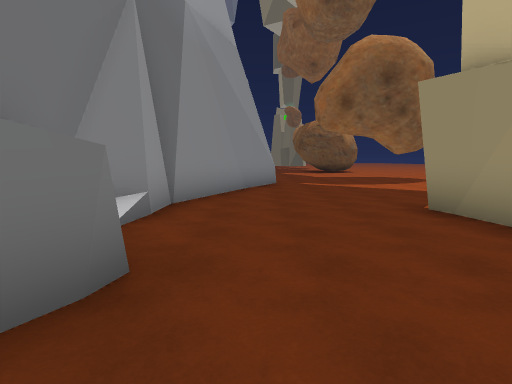
[1] (above)

21 first-person views from a walk through a Unity game level. The camera is 1.5 m above the floor, tilts 6° down and sees 80° across. The floor is counted in squares, 2 m on a side. Each view is taken from the middle of a square. On the plan, view 1 faces up. The plan holds only what a view shows up to about 10 squares ahead; the rest is blank. The place goes on beyond the plan.

[2]
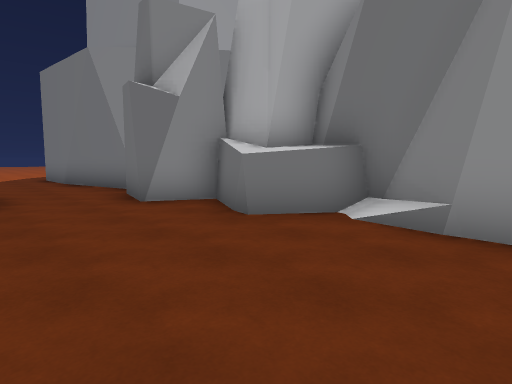

[3]
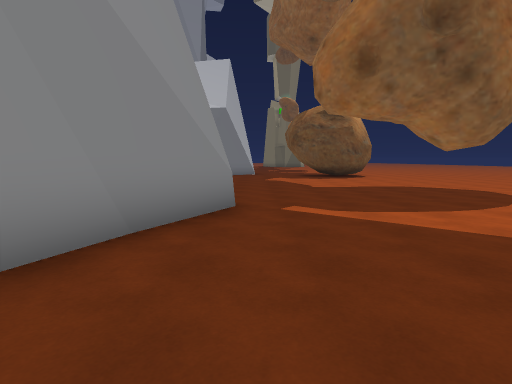

[4]
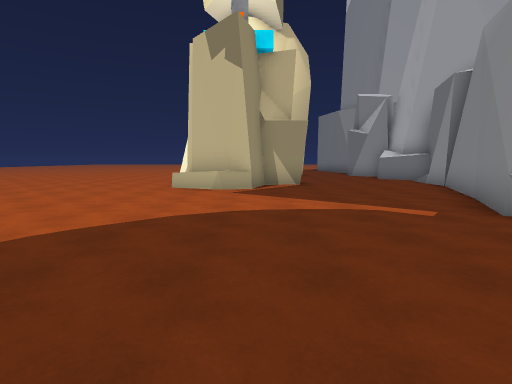

[5]
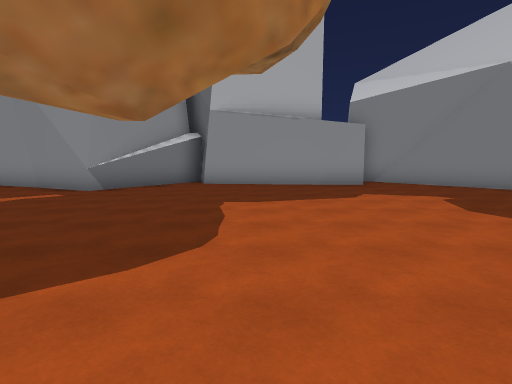

[6]
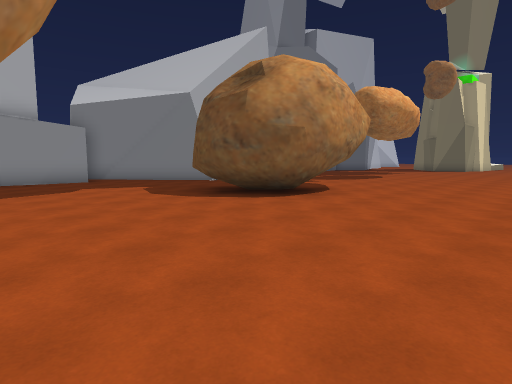

[7]
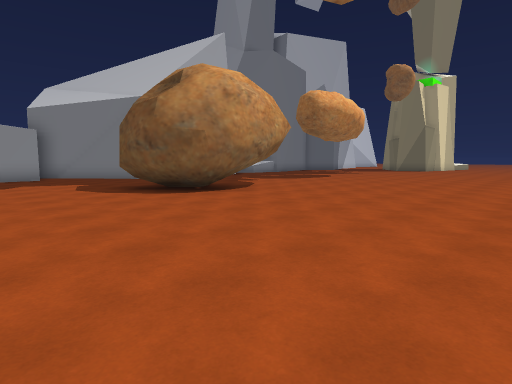

[8]
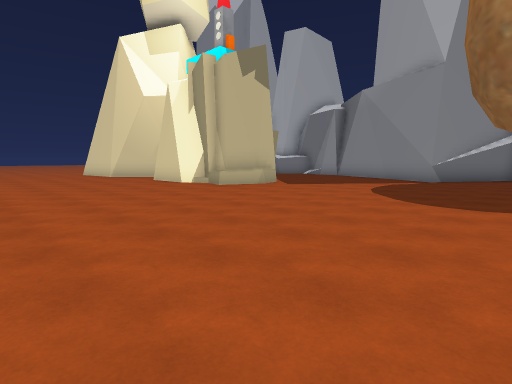

[9]
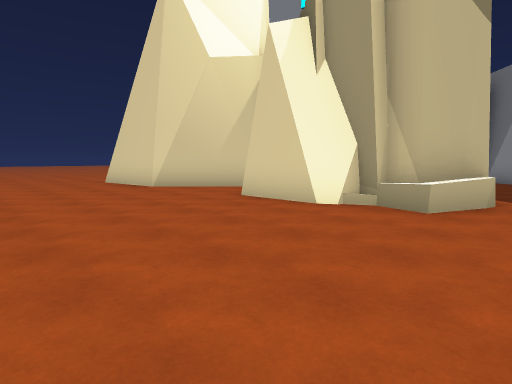

[10]
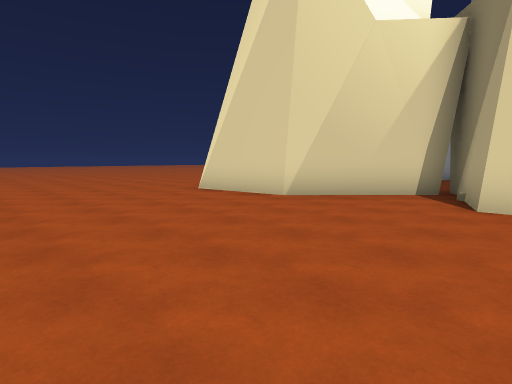

[11]
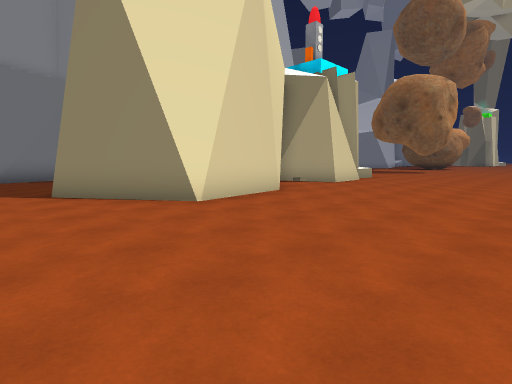

[12]
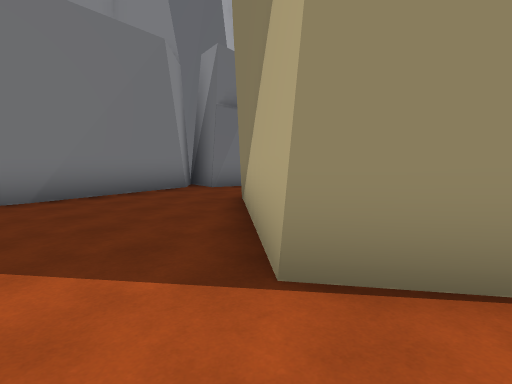

[13]
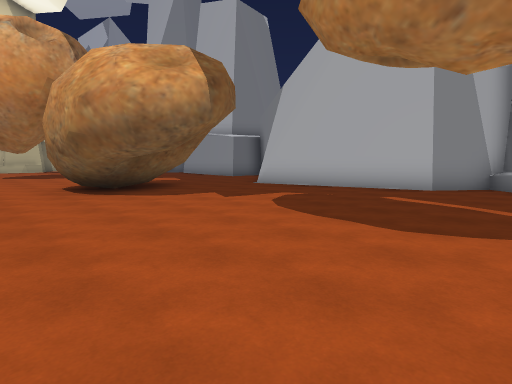

[14]
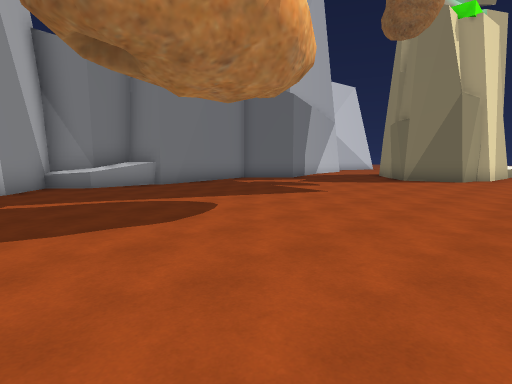

[15]
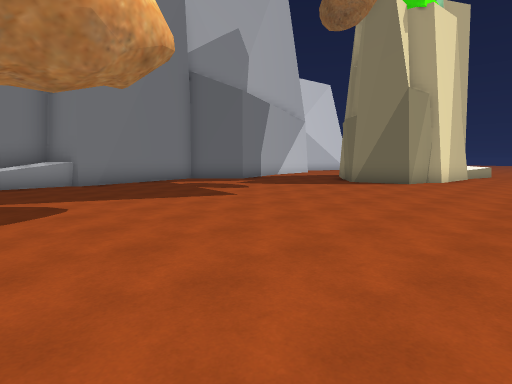

[16]
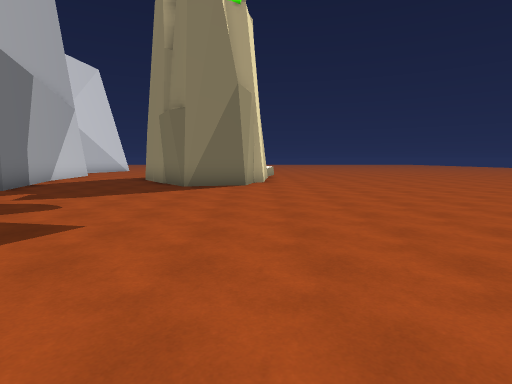

[17]
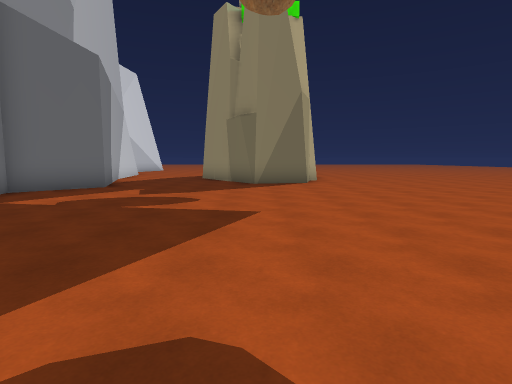

[18]
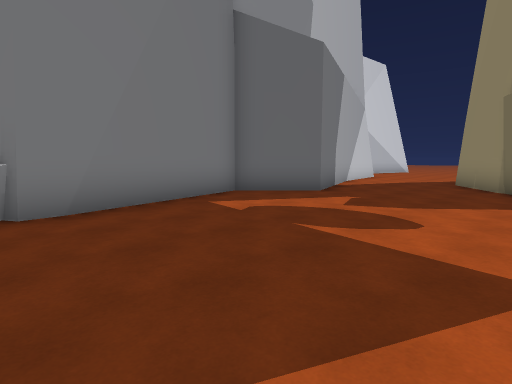

[19]
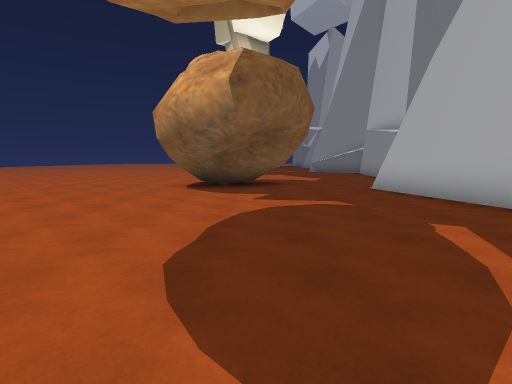

[20]
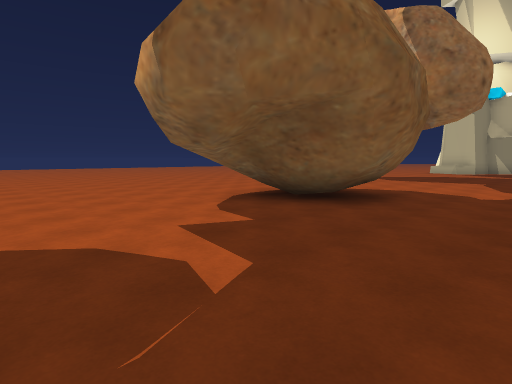

[21]
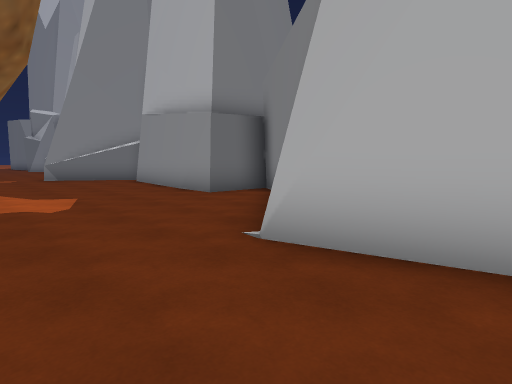

### Floor plan
Key: @ floor where view 1 was taken; # wall or solid block; . main floor; : floor 0.25 m higher than the main floor; ^ raised ledge; R rock.
Columns run from 3 left of view 1 to 12 right of it. Each row starts with its distance up from view 1.
 38   #...# ##......
 37   #....R#.......
 36   #.............
 35  ##.............
 34  #.............
 33  #............
 32  #............
 31  ##..........
 30   #..........
 29  #^..........
 28  #^..........
 27  #.............
 26  ##............
 25   ##...........
 24    #............
 23    #............
 22    #............
 21   ##....##......
 20  ##...####......
 19 ##....####......
 18 #...............
 17 ##..............
 16  #..............
 15  #..............
 14  #............
 13  #..............
 12  ...............
 11  ##.............
 10   ##............
  9   ##............
  8   #.............
  7  ##.............
  6  #.....#R......
  5  #.....##R......
  4 ##....####......
  3 #:....#  #......
  2 ###... ###......
  1  #......#.......
  0  ##@..  ##......
 -1  ##..    ##.....
 -2  #R..     #.....
 -3  ##..##   #.....
 -4   #...#####.....
 -5   #....##.......
 -6   #.............
 -7   #.............

Positions as (right, up) in squares from view 1, and headings:
1: (0, 0), facing up
2: (2, 5), facing down-left
3: (1, 5), facing up
4: (4, 14), facing down
5: (8, 14), facing left
6: (10, 14), facing up-left
7: (12, 15), facing up-left
8: (12, 13), facing down-left
9: (11, 7), facing down-left
10: (12, 3), facing down-left
11: (12, -7), facing up-left
12: (6, -7), facing up-left
13: (8, 28), facing down-left
14: (8, 25), facing up-left
15: (9, 27), facing up-left
16: (6, 28), facing up
17: (4, 27), facing up
18: (4, 29), facing up-left
19: (4, 29), facing down
20: (1, 25), facing down-right
21: (3, 23), facing down-left
